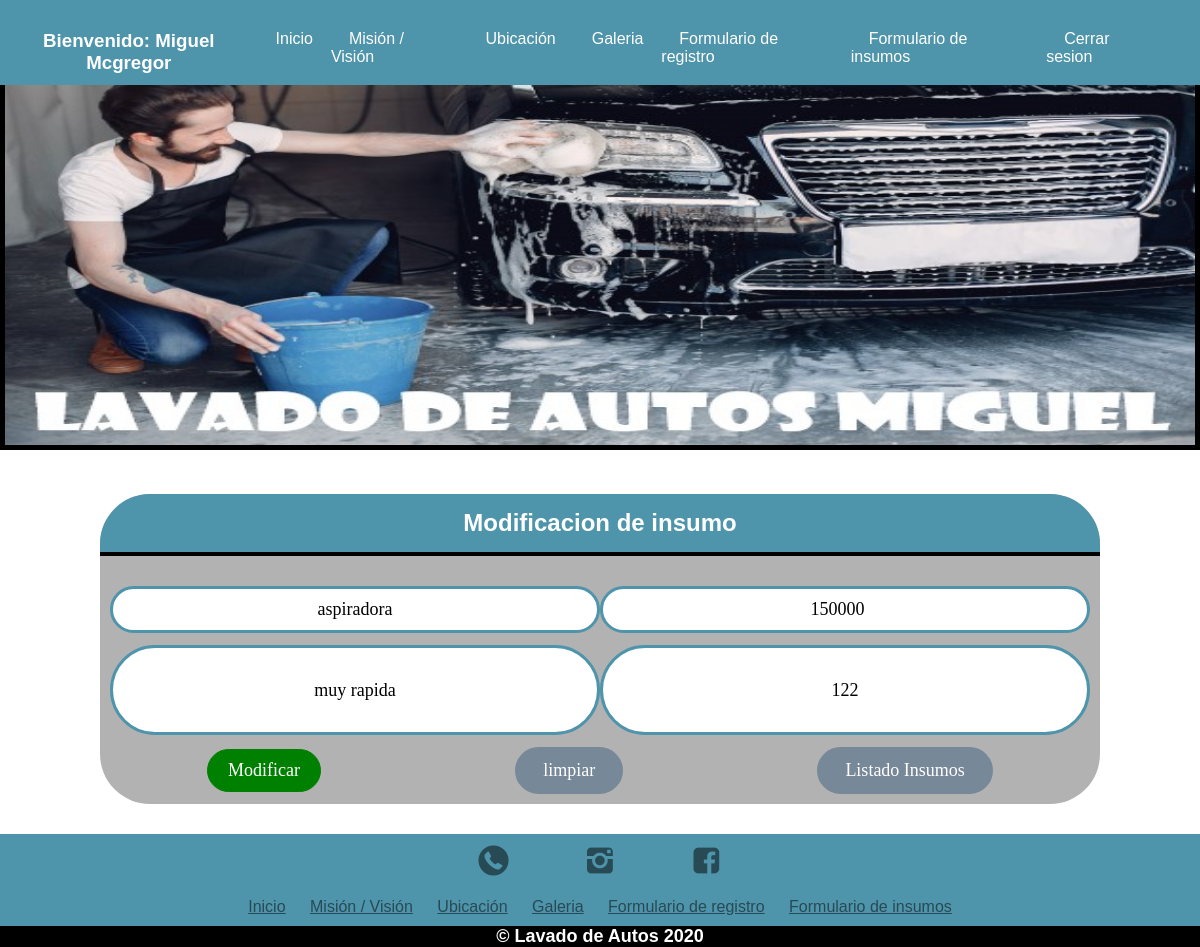
The app's page /buscar/aspiradora/ (signed in) with its own data.
### miProyectodwy/models.py (models this page shows, shortened)
class Slider1(models.Model):
    ident = models.CharField(max_length=15,primary_key=True)
    imagen = models.ImageField(upload_to='autos',null=True)

class Insumos(models.Model):
    nombre = models.CharField(max_length=120,primary_key=True)
    precio = models.IntegerField()
    descripcion = models.TextField()
    stock = models.IntegerField()

### miProyectodwy/views.py (the view)
# urls.py: path('buscar/<id>/',buscar,name='BUSCAR'),
@login_required(login_url='/login/')
def buscar(request,id):
    try:
        insumo = Insumos.objects.get(nombre=id)
        sliders = Slider1.objects.all()
        return render(request,'web/formulario_insumo_modificar.html',{'insumo':insumo,'imagenes':sliders})
    except:
        msg='No existe insumo'
    lista = Insumos.objects.all()
    sliders = Slider1.objects.all()
    return render(request,'web/admin_insumos.html',{'lista_insumos':lista, 'msg':msg,'imagenes':sliders})

### miProyectodwy/templates/web/formulario_insumo_modificar.html (shortened to what this page needs)
{% extends "web/plantilla.html" %}
{% load static%}
{% block contenido %}
        <div class="contenedor">
            <div id="contenido">
                <div id="section2">
                    <div>
                        <form action="{% url 'MODIFICAR' %}" method="POST" class="formularioregistro" onsubmit="return validarPrecio()">
                            <h2 class="formulariotitulo"> Modificacion de insumo</h2>
                            <div class="contenedorinput">
                                <tr>
                                    <td> <input class="col-100" type="text" value="{{insumo.nombre}}" name="txtnombre" minlength="3"
                                            maxlength="120" placeholder="Ingrese Nombre" required>
                                    </td>
                                </tr>
                                <tr>
                                    <td> <input class="col-100" type="number" value="{{insumo.precio}}" name="txtprecio" id="txtprecio" minlength="1"
                                            maxlength="10" placeholder="Ingrese Precio" required> </td>
                                </tr>
                                <tr>
                                    <td> <input class="col-101" type="text" value="{{insumo.descripcion}}" name="txtdescripcion" minlength="3"
                                            maxlength="200" placeholder="Ingrese Descripcion (opcional)"> </td>
                                </tr>
                                <tr>
                                    <td> <input class="col-101" type="text" value="{{insumo.stock}}" name="txtstock"
                                            maxlength="200" placeholder="Ingrese Stock"> </td>
                                </tr>
                                <td>
                                    <input type="submit" value="Modificar" class="botonregistrar">
                                    <input type="reset" value="limpiar" class="botonlimpiar">
                                    <input type="button" onclick="ir()" value="Listado Insumos" class="botonlimpiar">
                                </td>
                            </div>
                        </form>
                    </div>
                </div>
            </div>
        </div>
    </main>
{% endblock  %}

### miProyectodwy/templates/web/plantilla.html (shortened to what this page needs)
<!DOCTYPE html>
<html lang="es">
{% load static %}
<head>
    <link rel="stylesheet" href="{%static 'iconos/css/fontello.css' %}">
    <link rel="stylesheet" href="{%static 'css/menu.css' %}">
    <link rel="stylesheet" href="{%static 'css/estilos-index.css' %}">
    <link rel="stylesheet" href="{% static 'css/footer.css' %}">
    <link rel="stylesheet" href="{%static 'css/misionvision.css'%}">
    <link rel="stylesheet" href="{%static 'css/ubicacion.css' %}">
    <link rel="stylesheet" href="{%static 'css/galeria.css'  %}">
    <link rel="stylesheet" href=" {%static 'dist/css/lightbox.min.css' %}">
    <link rel="stylesheet" href="{%static 'css/formulario_registro.css' %}">
    <link rel="stylesheet" href=" {%static 'css/formulario_insumos.css' %}">
    <link rel="stylesheet" href="{%static 'js/script.js' %}">
</head>
<body>
    <header>
        <nav class="menu">
            <ul>
                {% if user.is_authenticated %}
                <li><h3 style="text-align: center; ; color: white; font-family: 'Franklin Gothic Medium', 'Arial Narrow', Arial, sans-serif; ">Bienvenido: {{user.first_name}} {{user.last_name}}</h3></li>
                {% endif %}
                <li><a href="{% url 'INDEX' %}">Inicio</a></li>
                <li><a href="{% url 'MISIONVISION' %}">Misión / Visión</a></li>
                <li><a href="{% url 'UBICACION' %}">Ubicación</a></li>
                <li><a href="{% url 'GALERIA' %}">Galeria</a></li>
                <li><a href="{% url 'FORMULARIOREGISTRO' %}">Formulario de registro</a></li>
                <li><a href="{% url 'FORMULARIOINSUMOS' %}">Formulario de insumos</a></li>
                {% if user.is_authenticated %}
                <li><a href="{% url 'LOGOUT' %}">Cerrar sesion</a></li>
                {% else %}
                <li><a href="{% url 'LOGIN' %}">Login</a></li>
                {% endif %}
            </ul>
        </nav>
    </header>
    <main>
        <div class="slider">
            <ul>
                {% for item in imagenes %}
                <li id="{{item.ident}}"> <img src="{{item.imagen.url}}" alt=""></li>
                {% endfor %}
            </ul>
        </div>
        {% block contenido  %}
        {% endblock contenido  %}
    <footer>
        <div class="contenedor-footer">
            <div class="sociales">
                <a href="https://web.whatsapp.com"><label class="icon-whatsapp"></label></a>
                <a href="https://www.instagram.com"><label class="icon-instagram"></label></a>
                <a href="https://www.facebook.com/"><label class="icon-facebook"></label></a>
            </div>
            <div class="paginas">
                <a href="{% url 'INDEX' %}">Inicio</a>
                <a href="{% url 'MISIONVISION' %}">Misión / Visión</a>
                <a href="{% url 'UBICACION' %}">Ubicación</a>
                <a href="{% url 'GALERIA' %}">Galeria</a>
                <a href="{% url 'FORMULARIOREGISTRO' %}">Formulario de registro</a>
                <a href="{% url 'FORMULARIOINSUMOS' %}">Formulario de insumos</a>
            </div>
        </div>
        <h2 class="titulo-final">&copy; Lavado de Autos 2020</h2>
    </footer>
</body>
</html>

### miProyectodwy/static/css/menu.css (style rules this page uses)
* { margin: 0; padding: 0; box-sizing: border-box; font-family: Arial, Helvetica, sans-serif; }
header { width: 100%; height: 85px; background: #4e94ab; position: fixed; z-index: 100; }
.menu { width: auto; float: right; margin-top: 30px; margin-right: 2%; }
.menu ul { display: flex; }
.menu li { list-style: none; }
.menu li a { padding: 18px; text-decoration: none; color: white; }

### miProyectodwy/static/css/estilos-index.css (style rules this page uses)
.slider { width: 100%; margin: auto; overflow: hidden; }
.slider ul { display: flex; padding: 0%; width: 400%; animation: cambio 20s infinite alternate; }
.slider li { width: 100%; list-style: none; }
.slider img { width: 100%; height: 450px; border: 5px solid black; }
.contenedor { padding: 30px 0; width: 90%; max-width: 1000px; margin: auto; overflow: hidden; }

### miProyectodwy/static/css/footer.css (style rules this page uses)
footer { background: #4E94AB; width: 100%; overflow: hidden; }
.contenedor-footer .sociales { width: 100%; height: auto; text-align: center; padding: 10px 0; }
.icon-whatsapp, .icon-instagram, .icon-facebook { padding: 30px; color: rgba(0, 0, 0, 0.5); font-size: 30px; }
.contenedor-footer .paginas { width: 100%; margin: auto; background: #4E94AB; float: left; text-align: center; padding: 10px 0; }
.paginas a { color: rgba(0, 0, 0, 0.5); padding: 10px; }
.titulo-final { background: black; color: white; font-size: 18px; margin: auto; text-align: center; }

### miProyectodwy/static/css/misionvision.css (style rules this page uses)
.slider { width: 100%; margin: auto; overflow: hidden; }
.slider ul { display: flex; padding: 0%; width: 400%; animation: cambio 20s infinite alternate; }
.slider li { width: 100%; list-style: none; }
.slider img { width: 100%; height: 450px; border: 5px solid black; }

### miProyectodwy/static/css/galeria.css (style rules this page uses)
body { font-family: cursive; }

### miProyectodwy/static/css/formulario_registro.css (style rules this page uses)
.formularioregistro { background: rgba(0, 0, 0, 0.3); text-align: center; margin: auto; margin-top: 10px; width: 100%; border-radius: 50px; }
.formulariotitulo { background-color: #4e94ab; font-family: Verdana, Geneva, Tahoma, sans-serif; color: white; padding: 15px; text-align: center; border-bottom: solid 4px black; border-top-left-radius: 50px; border-top-right-radius: 50px; }
.contenedorinput { margin-top: 20px; padding: 10px 10px; display: flex; flex-wrap: wrap; justify-content: space-between; }
input { font-family: 'Times New Roman', Times, serif; text-align: center; padding: 10px; font-size: 18px; border-radius: 96px; border: solid 3px #4e94ab; margin-bottom: 12px; }
.col-100 { width: 50%; }
.botonregistrar { background-color: green; color: white; margin: auto; padding: 10px 20px; cursor: pointer; border: solid 1px green; }
.botonlimpiar { background-color: lightslategray; color: white; margin: auto; padding: 10px 25px; cursor: pointer; border: solid 1px lightslategray; }

### miProyectodwy/static/css/formulario_insumos.css (style rules this page uses)
.formularioregistro { background-color: rgba(0, 0, 0, 0.3); text-align: center; margin: auto; margin-top: 10px; width: 100%; border-radius: 50px; }
.formulariotitulo { background-color: #4e94ab; font-family: Verdana, Geneva, Tahoma, sans-serif; color: white; padding: 15px; text-align: center; border-bottom: solid 4px black; border-top-left-radius: 50px; border-top-right-radius: 50px; }
.contenedorinput { padding: 10px 10px; display: flex; flex-wrap: wrap; justify-content: space-between; }
input { font-family: 'Times New Roman', Times, serif; text-align: center; padding: 10px; font-size: 18px; border-radius: 96px; border: solid 3px #4e94ab; margin-bottom: 12px; }
.col-100 { width: 50%; }
.col-101 { height: 90px; width: 50%; }
.botonregistrar { background-color: green; color: white; margin: auto; padding: 10px 20px; cursor: pointer; border: solid 1px green; }
.botonlimpiar { background-color: lightslategray; color: white; margin: auto; padding: 10px 25px; cursor: pointer; border: solid 3px lightslategray; }

### records on screen
Slider1: imagen (picture)
Insumos: txtnombre "aspiradora", txtprecio "150000", txtdescripcion "muy rapida", txtstock "122"

### other values on screen
{{ user.first_name }} "Miguel"
{{ user.last_name }} "Mcgregor"
